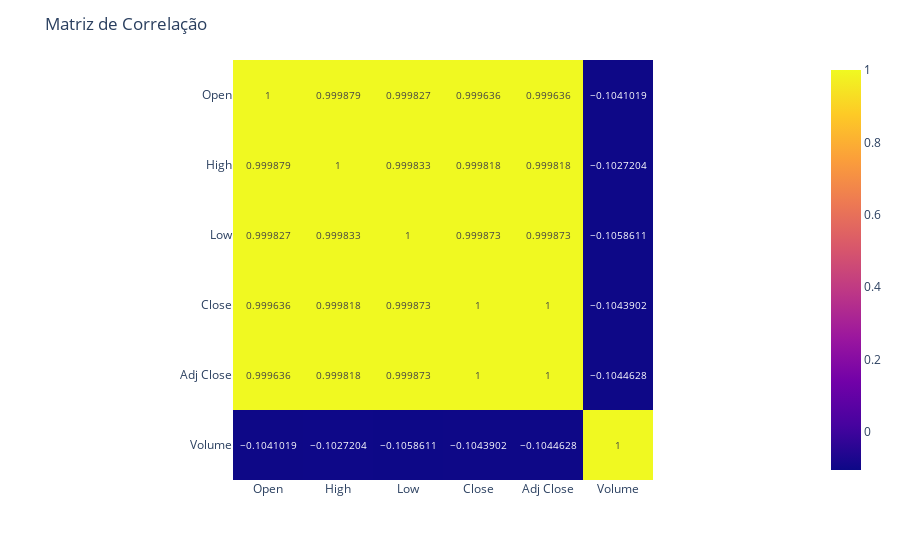

Notebook code for this chart:
### Code cell
corr_matrix = pd.DataFrame(df_corr.corr())

fig = px.imshow(corr_matrix, x=corr_matrix.columns, y=corr_matrix.columns, zmin = 1, zmax=1, text_auto = True)
fig.update_layout(title="Matriz de Correlação")

### Figure 1 — Plotly figure (JSON) as saved in the notebook; plotly's stock layout.template omitted (floating-point values rounded to 4 significant figures)
{"data": [{"coloraxis": "coloraxis", "hovertemplate": "x: %{x}<br>y: %{y}<br>color: %{z}<extra></extra>", "name": "0", "texttemplate": "%{z}", "type": "heatmap", "x": ["Open", "High", "Low", "Close", "Adj Close", "Volume"], "xaxis": "x", "y": ["Open", "High", "Low", "Close", "Adj Close", "Volume"], "yaxis": "y", "z": [[1, 0.9999, 0.9998, 0.9996, 0.9996, -0.1041], [0.9999, 1, 0.9998, 0.9998, 0.9998, -0.1027], [0.9998, 0.9998, 1, 0.9999, 0.9999, -0.1059], [0.9996, 0.9998, 0.9999, 1, 1.0, -0.1044], [0.9996, 0.9998, 0.9999, 1.0, 1, -0.1045], [-0.1041, -0.1027, -0.1059, -0.1044, -0.1045, 1]]}], "layout": {"coloraxis": {"cmax": 1, "cmin": 1, "colorscale": [[0, "#0d0887"], [0.1111, "#46039f"], [0.2222, "#7201a8"], [0.3333, "#9c179e"], [0.4444, "#bd3786"], [0.5556, "#d8576b"], [0.6667, "#ed7953"], [0.7778, "#fb9f3a"], [0.8889, "#fdca26"], [1, "#f0f921"]]}, "margin": {"t": 60}, "title": {"text": "Matriz de Correlação"}, "xaxis": {"anchor": "y", "constrain": "domain", "domain": [0, 1], "scaleanchor": "y"}, "yaxis": {"anchor": "x", "autorange": "reversed", "constrain": "domain", "domain": [0, 1]}}}
